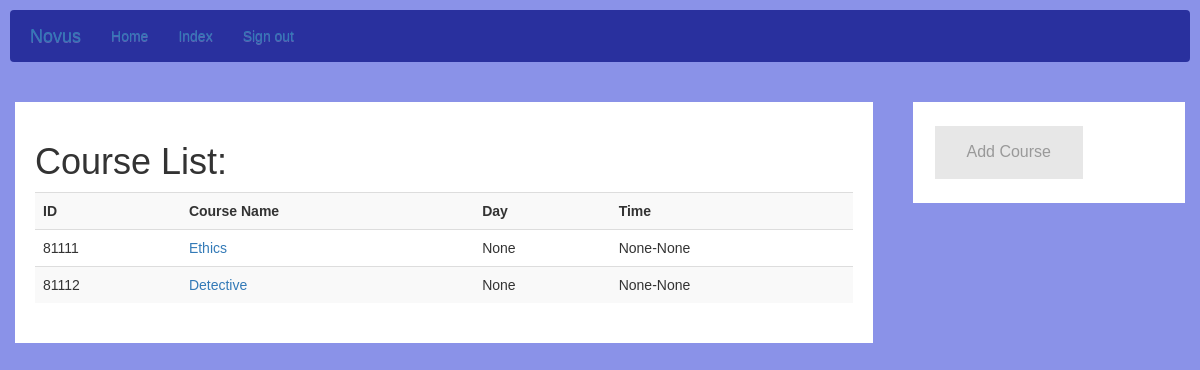
The app's page /course_list (signed in), older data.
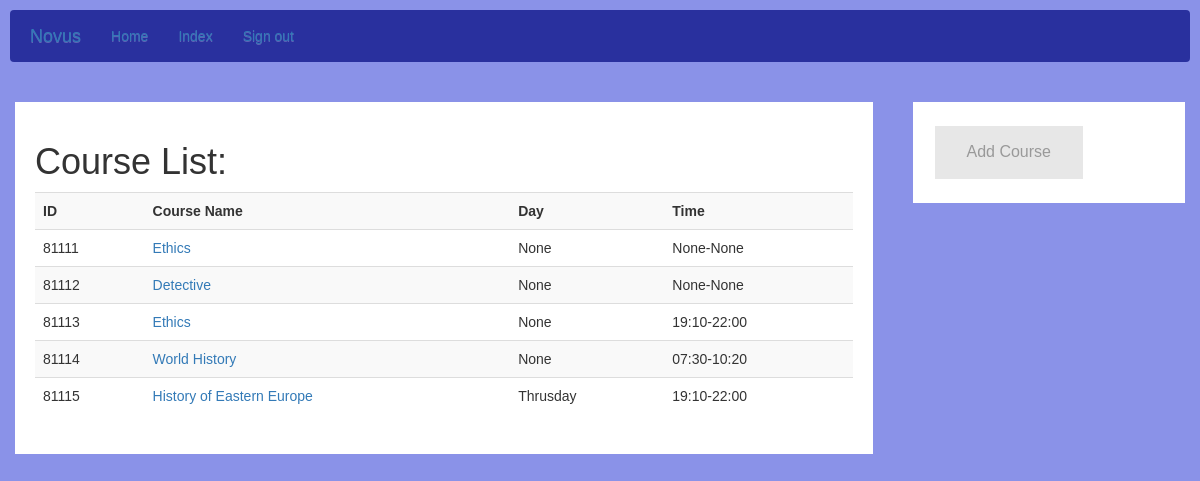
The same page, newer data.
### models.py (models this page shows)
class Course (db.Model):
    __tablename__= "courses"
    id = db.Column(db.Integer, primary_key=True)
    uniqueid = db.Column(db.String(5), index=True)
    name = db.Column(db.String(120), index=True, unique=False)
    subject = db.Column(db.String(64), index=True)
    number = db.Column(db.String(8), index=True)
    day = db.Column(db.String(10), index=True)
    start_time = db.Column(db.String(4), index=True)
    end_time = db.Column(db.String(4), index=True)
    professor_id = Column(Integer, ForeignKey('professors.id'))
    posts = relationship("Post", backref="courses")
    assignments = relationship("Assignment", backref="courses")
    students = relationship("Student", secondary=class_registration_table, back_populates="courses")

### app.py (the view)
@app.route('/course_list')
@login_required
@roles_required('Admin')
def course_list():
    courses = Course.query.all()
    return render_template('course_list.html', courses=courses)

### templates/course_list.html
{% extends 'layout.html' %}
{% block head %}
        <link rel="stylesheet" href="//maxcdn.bootstrapcdn.com/bootstrap/3.2.0/css/bootstrap.min.css">
        <link rel="stylesheet" href="//maxcdn.bootstrapcdn.com/bootstrap/3.2.0/css/bootstrap-theme.min.css">
        <link rel="stylesheet" type="text/css" href="/static/css/roster.css">
{% endblock %}
{% block app_content %}
<div class="row">
  <div class="leftcolumn">
    <div class="card" id="opt">
      <h1>Course List: </h1>
      <div style="text-align:center">
        <table class="table table-striped" >
          <tr>
            <th>ID</th>
            <th>Course Name</th>
            <th>Day</th>
            <th>Time</th>
          </tr>
          {% for course in courses %}
          <tr class="text-left">
            <td>{{course.uniqueid}}</td>
            <td><a href="{{ url_for('details', type='Course', id=course.id) }}">{{course.name}}</a></td>
            <td>{{course.day}}</td>
            <td>{{course.start_time}}-{{course.end_time}}</td>
          </tr>
          {% endfor %}
        </table>
      </div>
    </div>
  </div>
  <div class="rightcolumn">
    <div class="card">
      <a href="{{ url_for('create_course') }}" class="button">
        Add Course
      </a>
    </div>
  </div>
</div>
{% endblock %}

Row changes from the older to the newer data that the page shows:
added Course: uniqueid "81113", name "Ethics", day "None", start_time "19:10", end_time "22:00"
added Course: uniqueid "81114", name "World History", day "None", start_time "07:30", end_time "10:20"
added Course: uniqueid "81115", name "History of Eastern Europe", day "Thrusday", start_time "19:10", end_time "22:00"
